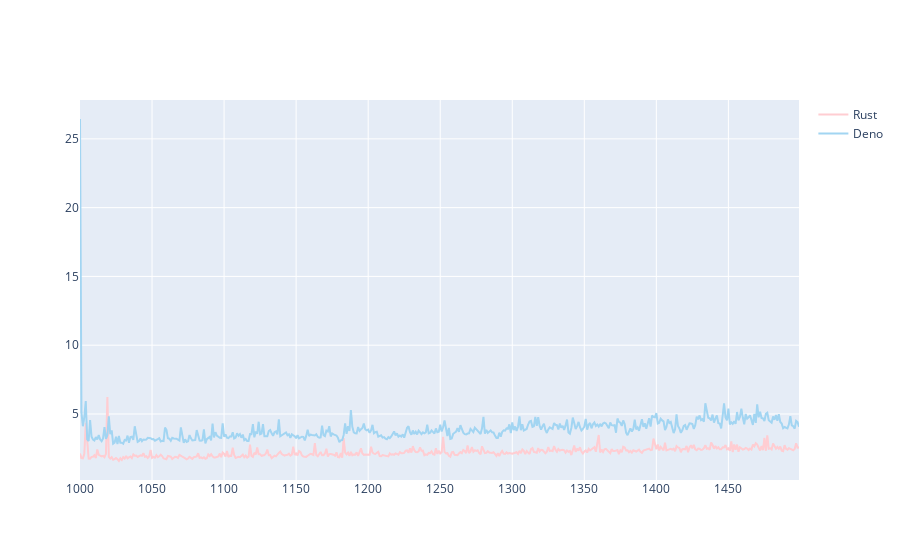

Notebook source saved alongside this figure:
### Markdown cell above
# Box

### Code cell
import plotly.graph_objects as go
trace_rust = go.Line(x=box_source_data.Serie,
            y=secret_source_data.Rust,
			name='Rust',
            marker=dict(color='#ffcdd2'))

trace_deno = go.Line(x=box_source_data.Serie,
			y=secret_source_data.Deno,
			name='Deno',
            marker=dict(color='#A2D5F2'))



data = [trace_rust, trace_deno]

# py.iplot([trace_rust], filename='rust_timings')
# py.iplot([trace_deno], filename='deno_timings')

py.iplot(data, filename='jupyter-basic_bar')

### Figure 1 — Plotly figure (JSON) as saved in the notebook; plotly's stock layout.template omitted (floating-point values rounded to 4 significant figures; data arrays with more than 128 entries replaced by an {"elided": "..."} marker saying what was removed)
{"data": [{"marker": {"color": "#ffcdd2"}, "name": "Rust", "type": "scatter", "x": {"elided": "500 int values"}, "y": {"elided": "500 float values"}}, {"marker": {"color": "#A2D5F2"}, "name": "Deno", "type": "scatter", "x": {"elided": "500 int values"}, "y": {"elided": "500 float values"}}], "layout": {}}
